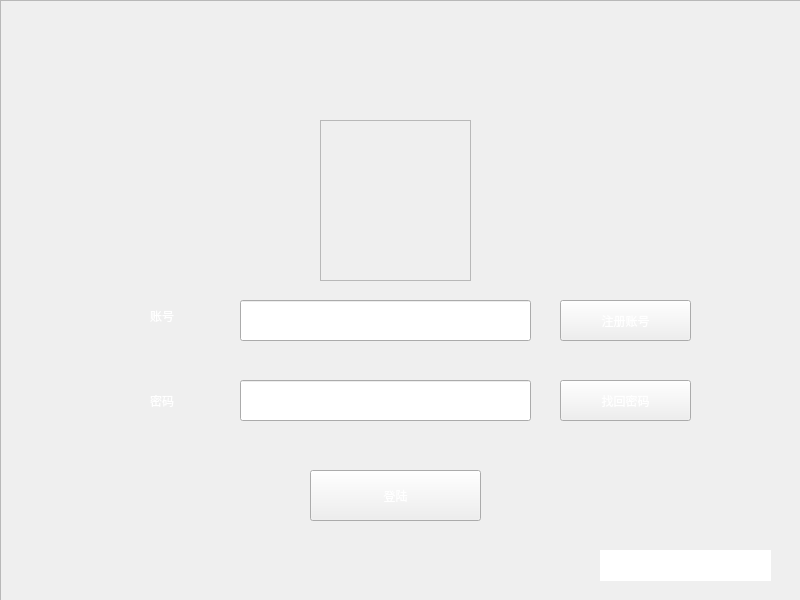
<?xml version="1.0" encoding="UTF-8"?>
<ui version="4.0">
 <class>Login</class>
 <widget class="QWidget" name="Login">
  <property name="geometry">
   <rect>
    <x>0</x>
    <y>0</y>
    <width>800</width>
    <height>600</height>
   </rect>
  </property>
  <property name="windowTitle">
   <string>Login</string>
  </property>
  <widget class="QFrame" name="Login_background">
   <property name="geometry">
    <rect>
     <x>0</x>
     <y>0</y>
     <width>801</width>
     <height>601</height>
    </rect>
   </property>
   <property name="styleSheet">
    <string notr="true">background-image: url(:/image/Login_background.png);</string>
   </property>
   <property name="frameShape">
    <enum>QFrame::StyledPanel</enum>
   </property>
   <property name="frameShadow">
    <enum>QFrame::Raised</enum>
   </property>
   <widget class="QLabel" name="account_label">
    <property name="geometry">
     <rect>
      <x>150</x>
      <y>290</y>
      <width>51</width>
      <height>51</height>
     </rect>
    </property>
    <property name="styleSheet">
     <string notr="true">color:rgb(255, 255, 255);
font: 13pt &quot;宋体&quot;;</string>
    </property>
    <property name="text">
     <string>账号</string>
    </property>
   </widget>
   <widget class="QLabel" name="password_label">
    <property name="geometry">
     <rect>
      <x>150</x>
      <y>380</y>
      <width>51</width>
      <height>41</height>
     </rect>
    </property>
    <property name="styleSheet">
     <string notr="true">color:rgb(255, 255, 255);
font: 13pt &quot;宋体&quot;;</string>
    </property>
    <property name="text">
     <string>密码</string>
    </property>
   </widget>
   <widget class="QLineEdit" name="account_Edit">
    <property name="geometry">
     <rect>
      <x>240</x>
      <y>300</y>
      <width>291</width>
      <height>41</height>
     </rect>
    </property>
    <property name="styleSheet">
     <string notr="true">color:rgb(255, 255, 255)</string>
    </property>
   </widget>
   <widget class="QLineEdit" name="password_Edit">
    <property name="geometry">
     <rect>
      <x>240</x>
      <y>380</y>
      <width>291</width>
      <height>41</height>
     </rect>
    </property>
   </widget>
   <widget class="QPushButton" name="register_button">
    <property name="geometry">
     <rect>
      <x>560</x>
      <y>300</y>
      <width>131</width>
      <height>41</height>
     </rect>
    </property>
    <property name="styleSheet">
     <string notr="true">color:rgb(255, 255, 255);
font: 12pt &quot;宋体&quot;;</string>
    </property>
    <property name="text">
     <string>注册账号</string>
    </property>
   </widget>
   <widget class="QPushButton" name="lost_password_button">
    <property name="geometry">
     <rect>
      <x>560</x>
      <y>380</y>
      <width>131</width>
      <height>41</height>
     </rect>
    </property>
    <property name="styleSheet">
     <string notr="true">color:rgb(255, 255, 255);
font: 12pt &quot;宋体&quot;;</string>
    </property>
    <property name="text">
     <string>找回密码</string>
    </property>
   </widget>
   <widget class="QPushButton" name="login_button">
    <property name="geometry">
     <rect>
      <x>310</x>
      <y>470</y>
      <width>171</width>
      <height>51</height>
     </rect>
    </property>
    <property name="styleSheet">
     <string notr="true">color:rgb(255, 255, 255);
font: 20pt &quot;宋体&quot;;</string>
    </property>
    <property name="text">
     <string>登陆</string>
    </property>
   </widget>
   <widget class="QFrame" name="frame">
    <property name="geometry">
     <rect>
      <x>320</x>
      <y>120</y>
      <width>151</width>
      <height>161</height>
     </rect>
    </property>
    <property name="styleSheet">
     <string notr="true">image: url(:/image/img/QQ.png);</string>
    </property>
    <property name="frameShape">
     <enum>QFrame::StyledPanel</enum>
    </property>
    <property name="frameShadow">
     <enum>QFrame::Raised</enum>
    </property>
   </widget>
   <widget class="QLabel" name="tip_label">
    <property name="geometry">
     <rect>
      <x>600</x>
      <y>550</y>
      <width>171</width>
      <height>31</height>
     </rect>
    </property>
    <property name="styleSheet">
     <string notr="true">color: rgb(255, 255, 255);
background-color: rgb(255, 255, 255);
font: 12pt &quot;宋体&quot;;</string>
    </property>
    <property name="text">
     <string>未输入账号</string>
    </property>
   </widget>
  </widget>
 </widget>
 <resources/>
 <connections/>
</ui>
